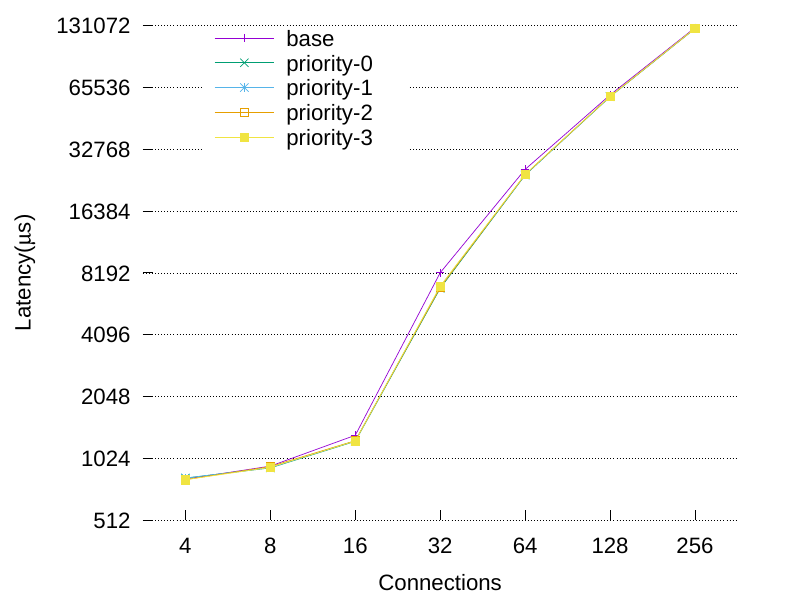

Write gnuplot code to recreate this figure.
set terminal pdfcairo enhanced size 8in,6in font "Arial,24"
set output 'prio_impact.pdf'

fn(v) = sprintf("%.0f", v)
sub(a, b) = a-b

set key left top Left reverse at graph 0.1, 1.0
# unset key
set noborder
set xtics nomirror
set ytics nomirror
set grid ytics
set grid linetype 0

set xrange [0.5 : 7.5]
set xtics ("4" 1, "8" 2, "16" 3, "32" 4, "64" 5, "128" 6, "256" 7)
set xlabel "Connections"

set logscale y 2
set ylabel 'Latency({/symbol \155}s)'
# set y2range [0 : 2000]
set logscale y2
set y2tics
datafile = 'prio_impact.dat'
set size 1.0, 1.0

plot datafile using 2 with linespoints t 'base', '' \
              using 3 with linespoints t 'priority-0', '' \
              using 4 with linespoints t 'priority-1', '' \
              using 5 with linespoints t 'priority-2', '' \
              using 6 with linespoints t 'priority-3', \
